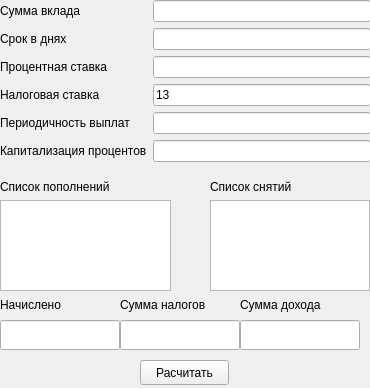
<?xml version="1.0" encoding="UTF-8"?>
<ui version="4.0">
 <class>deposit</class>
 <widget class="QWidget" name="deposit">
  <property name="geometry">
   <rect>
    <x>0</x>
    <y>0</y>
    <width>370</width>
    <height>388</height>
   </rect>
  </property>
  <property name="windowTitle">
   <string>Form</string>
  </property>
  <widget class="QLabel" name="label_9">
   <property name="geometry">
    <rect>
     <x>0</x>
     <y>290</y>
     <width>120</width>
     <height>30</height>
    </rect>
   </property>
   <property name="text">
    <string>Начислено</string>
   </property>
  </widget>
  <widget class="QLabel" name="label_10">
   <property name="geometry">
    <rect>
     <x>120</x>
     <y>290</y>
     <width>120</width>
     <height>30</height>
    </rect>
   </property>
   <property name="text">
    <string>Сумма налогов</string>
   </property>
  </widget>
  <widget class="QLabel" name="label_11">
   <property name="geometry">
    <rect>
     <x>240</x>
     <y>290</y>
     <width>120</width>
     <height>30</height>
    </rect>
   </property>
   <property name="text">
    <string>Сумма дохода</string>
   </property>
  </widget>
  <widget class="QWidget" name="formLayoutWidget">
   <property name="geometry">
    <rect>
     <x>0</x>
     <y>0</y>
     <width>371</width>
     <height>182</height>
    </rect>
   </property>
   <layout class="QFormLayout" name="formLayout">
    <item row="0" column="0">
     <widget class="QLabel" name="label">
      <property name="text">
       <string>Сумма вклада</string>
      </property>
     </widget>
    </item>
    <item row="1" column="0">
     <widget class="QLabel" name="label_2">
      <property name="text">
       <string>Срок в днях</string>
      </property>
     </widget>
    </item>
    <item row="2" column="0">
     <widget class="QLabel" name="label_3">
      <property name="text">
       <string>Процентная ставка</string>
      </property>
     </widget>
    </item>
    <item row="3" column="0">
     <widget class="QLabel" name="label_4">
      <property name="text">
       <string>Налоговая ставка</string>
      </property>
     </widget>
    </item>
    <item row="4" column="0">
     <widget class="QLabel" name="label_5">
      <property name="text">
       <string>Периодичность выплат</string>
      </property>
     </widget>
    </item>
    <item row="5" column="0">
     <widget class="QLabel" name="label_6">
      <property name="text">
       <string>Капитализация процентов</string>
      </property>
     </widget>
    </item>
    <item row="1" column="1">
     <widget class="QLineEdit" name="lineEdit_term"/>
    </item>
    <item row="0" column="1">
     <widget class="QLineEdit" name="lineEdit_sum"/>
    </item>
    <item row="2" column="1">
     <widget class="QLineEdit" name="lineEdit_rate">
      <property name="text">
       <string/>
      </property>
     </widget>
    </item>
    <item row="3" column="1">
     <widget class="QLineEdit" name="lineEdit_taxRate">
      <property name="text">
       <string>13</string>
      </property>
     </widget>
    </item>
    <item row="4" column="1">
     <widget class="QLineEdit" name="lineEdit_payments"/>
    </item>
    <item row="5" column="1">
     <widget class="QLineEdit" name="lineEdit_capital"/>
    </item>
   </layout>
  </widget>
  <widget class="QWidget" name="verticalLayoutWidget">
   <property name="geometry">
    <rect>
     <x>0</x>
     <y>180</y>
     <width>171</width>
     <height>111</height>
    </rect>
   </property>
   <layout class="QVBoxLayout" name="verticalLayout">
    <item>
     <widget class="QLabel" name="label_7">
      <property name="text">
       <string>Список пополнений</string>
      </property>
     </widget>
    </item>
    <item>
     <widget class="QTableWidget" name="tableWidget_depositing"/>
    </item>
   </layout>
  </widget>
  <widget class="QWidget" name="verticalLayoutWidget_2">
   <property name="geometry">
    <rect>
     <x>210</x>
     <y>180</y>
     <width>160</width>
     <height>111</height>
    </rect>
   </property>
   <layout class="QVBoxLayout" name="verticalLayout_2">
    <item>
     <widget class="QLabel" name="label_8">
      <property name="text">
       <string>Список снятий</string>
      </property>
     </widget>
    </item>
    <item>
     <widget class="QTableWidget" name="tableWidget_withdrawal"/>
    </item>
   </layout>
  </widget>
  <widget class="QLineEdit" name="lineEdit_income">
   <property name="geometry">
    <rect>
     <x>0</x>
     <y>320</y>
     <width>120</width>
     <height>30</height>
    </rect>
   </property>
  </widget>
  <widget class="QLineEdit" name="lineEdit_sumTax">
   <property name="geometry">
    <rect>
     <x>120</x>
     <y>320</y>
     <width>120</width>
     <height>30</height>
    </rect>
   </property>
  </widget>
  <widget class="QLineEdit" name="lineEdit_total">
   <property name="geometry">
    <rect>
     <x>240</x>
     <y>320</y>
     <width>120</width>
     <height>30</height>
    </rect>
   </property>
  </widget>
  <widget class="QPushButton" name="pushButton">
   <property name="geometry">
    <rect>
     <x>140</x>
     <y>360</y>
     <width>89</width>
     <height>25</height>
    </rect>
   </property>
   <property name="text">
    <string>Расчитать</string>
   </property>
  </widget>
 </widget>
 <resources/>
 <connections/>
</ui>
